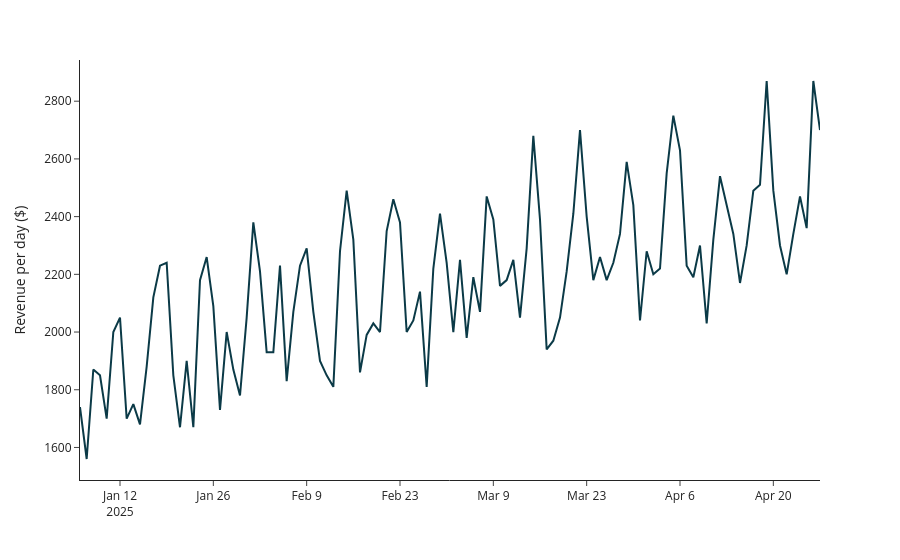

The notebook cell this image was saved under:
### Markdown cell above
### `px.line()`

### Code cell
fig = px.line(daily, x='date', y='revenue',
              labels={'date': '', 'revenue': 'Revenue per day ($)'},
              template='simple_white', color_discrete_sequence=colors)
fig.show()
